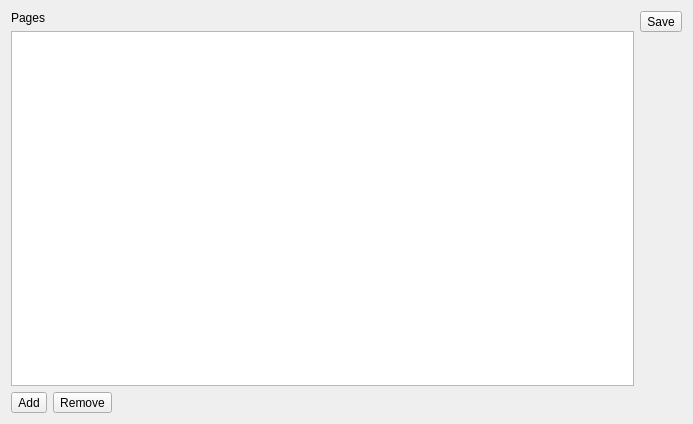
<?xml version="1.0" encoding="UTF-8"?>
<ui version="4.0">
 <class>imsf_Settings</class>
 <widget class="QWidget" name="imsf_Settings">
  <property name="geometry">
   <rect>
    <x>0</x>
    <y>0</y>
    <width>693</width>
    <height>424</height>
   </rect>
  </property>
  <property name="windowTitle">
   <string>Form</string>
  </property>
  <layout class="QGridLayout" name="gridLayout">
   <item row="0" column="0">
    <layout class="QHBoxLayout" name="horizontalLayout">
     <property name="sizeConstraint">
      <enum>QLayout::SetMaximumSize</enum>
     </property>
     <item>
      <layout class="QVBoxLayout" name="verticalLayout_Sx">
       <item>
        <widget class="QLabel" name="label_Pages">
         <property name="text">
          <string>Pages</string>
         </property>
        </widget>
       </item>
       <item>
        <widget class="QListView" name="listView_Pages"/>
       </item>
       <item>
        <layout class="QHBoxLayout" name="horizontalLayout_Add_Remove">
         <item>
          <widget class="QToolButton" name="toolButton_Add">
           <property name="text">
            <string>Add</string>
           </property>
           <property name="icon">
            <iconset>
             <normaloff>resources/images/icons/toolbutton_addpage.png</normaloff>resources/images/icons/toolbutton_addpage.png</iconset>
           </property>
           <property name="iconSize">
            <size>
             <width>32</width>
             <height>32</height>
            </size>
           </property>
          </widget>
         </item>
         <item alignment="Qt::AlignLeft">
          <widget class="QToolButton" name="toolButton_Remove">
           <property name="text">
            <string>Remove</string>
           </property>
           <property name="icon">
            <iconset>
             <normaloff>../../resources/images/icons/toolbutton_remove.png</normaloff>../../resources/images/icons/toolbutton_remove.png</iconset>
           </property>
           <property name="iconSize">
            <size>
             <width>32</width>
             <height>32</height>
            </size>
           </property>
          </widget>
         </item>
        </layout>
       </item>
      </layout>
     </item>
     <item>
      <layout class="QVBoxLayout" name="verticalLayout_Dx">
       <item alignment="Qt::AlignTop">
        <widget class="QToolButton" name="toolButton_Save">
         <property name="text">
          <string>Save</string>
         </property>
         <property name="icon">
          <iconset>
           <normaloff>../../resources/images/icons/toolbutton_save.png</normaloff>../../resources/images/icons/toolbutton_save.png</iconset>
         </property>
         <property name="iconSize">
          <size>
           <width>32</width>
           <height>32</height>
          </size>
         </property>
         <property name="toolButtonStyle">
          <enum>Qt::ToolButtonTextUnderIcon</enum>
         </property>
        </widget>
       </item>
      </layout>
     </item>
    </layout>
   </item>
  </layout>
 </widget>
 <resources/>
 <connections/>
</ui>
